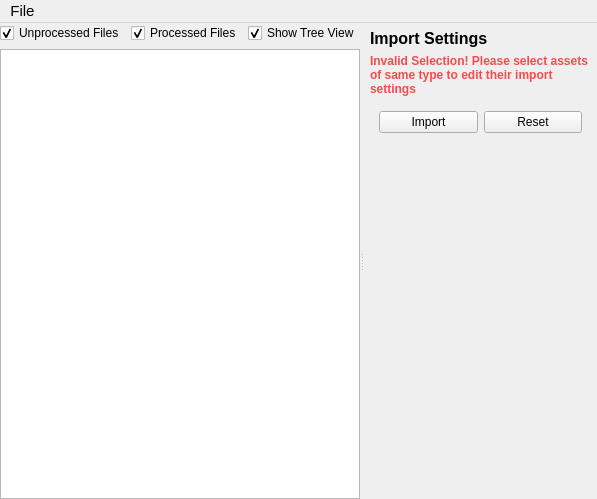
<?xml version="1.0" encoding="UTF-8"?>
<ui version="4.0">
 <class>AssetImporterWindow</class>
 <widget class="QMainWindow" name="AssetImporterWindow">
  <property name="geometry">
   <rect>
    <x>0</x>
    <y>0</y>
    <width>597</width>
    <height>499</height>
   </rect>
  </property>
  <property name="minimumSize">
   <size>
    <width>320</width>
    <height>480</height>
   </size>
  </property>
  <property name="windowTitle">
   <string>MainWindow</string>
  </property>
  <widget class="QWidget" name="centralwidget">
   <layout class="QVBoxLayout" name="verticalLayout_2">
    <property name="leftMargin">
     <number>0</number>
    </property>
    <property name="topMargin">
     <number>0</number>
    </property>
    <property name="rightMargin">
     <number>0</number>
    </property>
    <property name="bottomMargin">
     <number>0</number>
    </property>
    <item>
     <widget class="QSplitter" name="splitter">
      <property name="orientation">
       <enum>Qt::Horizontal</enum>
      </property>
      <widget class="QWidget" name="contentTreeParent" native="true">
       <layout class="QVBoxLayout" name="verticalLayout_4">
        <item>
         <layout class="QGridLayout" name="gridLayout">
          <property name="sizeConstraint">
           <enum>QLayout::SetDefaultConstraint</enum>
          </property>
          <item row="0" column="1">
           <widget class="QCheckBox" name="showProcessedFiles">
            <property name="sizePolicy">
             <sizepolicy hsizetype="Fixed" vsizetype="Fixed">
              <horstretch>0</horstretch>
              <verstretch>0</verstretch>
             </sizepolicy>
            </property>
            <property name="text">
             <string>Processed Files</string>
            </property>
            <property name="checked">
             <bool>true</bool>
            </property>
           </widget>
          </item>
          <item row="0" column="0">
           <widget class="QCheckBox" name="showUnprocessedFiles">
            <property name="sizePolicy">
             <sizepolicy hsizetype="Fixed" vsizetype="Fixed">
              <horstretch>0</horstretch>
              <verstretch>0</verstretch>
             </sizepolicy>
            </property>
            <property name="text">
             <string>Unprocessed Files</string>
            </property>
            <property name="checked">
             <bool>true</bool>
            </property>
           </widget>
          </item>
          <item row="0" column="2">
           <widget class="QCheckBox" name="showTreeView">
            <property name="sizePolicy">
             <sizepolicy hsizetype="Fixed" vsizetype="Fixed">
              <horstretch>0</horstretch>
              <verstretch>0</verstretch>
             </sizepolicy>
            </property>
            <property name="text">
             <string>Show Tree View</string>
            </property>
            <property name="checked">
             <bool>true</bool>
            </property>
           </widget>
          </item>
         </layout>
        </item>
        <item>
         <widget class="QTreeView" name="contentTreeView">
          <property name="selectionMode">
           <enum>QAbstractItemView::ExtendedSelection</enum>
          </property>
          <attribute name="headerVisible">
           <bool>false</bool>
          </attribute>
         </widget>
        </item>
       </layout>
      </widget>
      <widget class="QWidget" name="detailsPanel" native="true">
       <property name="minimumSize">
        <size>
         <width>200</width>
         <height>0</height>
        </size>
       </property>
       <layout class="QVBoxLayout" name="verticalLayout_3">
        <property name="leftMargin">
         <number>6</number>
        </property>
        <property name="topMargin">
         <number>6</number>
        </property>
        <property name="rightMargin">
         <number>6</number>
        </property>
        <property name="bottomMargin">
         <number>6</number>
        </property>
        <item>
         <widget class="QLabel" name="label">
          <property name="font">
           <font>
            <pointsize>12</pointsize>
            <bold>true</bold>
           </font>
          </property>
          <property name="text">
           <string>Import Settings</string>
          </property>
         </widget>
        </item>
        <item>
         <widget class="QLabel" name="incompatibleSelectionLabel">
          <property name="minimumSize">
           <size>
            <width>0</width>
            <height>30</height>
           </size>
          </property>
          <property name="font">
           <font>
            <bold>true</bold>
           </font>
          </property>
          <property name="styleSheet">
           <string notr="true">color: rgb(244, 76, 78);</string>
          </property>
          <property name="text">
           <string>Invalid Selection! Please select assets of same type to edit their import settings</string>
          </property>
          <property name="wordWrap">
           <bool>true</bool>
          </property>
         </widget>
        </item>
        <item>
         <layout class="QVBoxLayout" name="detailsPanelContent">
          <property name="spacing">
           <number>0</number>
          </property>
         </layout>
        </item>
        <item>
         <widget class="QWidget" name="detailsPanelButtonParent" native="true">
          <layout class="QHBoxLayout" name="horizontalLayout_2">
           <item>
            <widget class="QPushButton" name="importButton">
             <property name="text">
              <string>Import</string>
             </property>
            </widget>
           </item>
           <item>
            <widget class="QPushButton" name="resetButton">
             <property name="text">
              <string>Reset</string>
             </property>
            </widget>
           </item>
          </layout>
         </widget>
        </item>
        <item>
         <spacer name="verticalSpacer">
          <property name="orientation">
           <enum>Qt::Vertical</enum>
          </property>
          <property name="sizeHint" stdset="0">
           <size>
            <width>20</width>
            <height>40</height>
           </size>
          </property>
         </spacer>
        </item>
       </layout>
      </widget>
     </widget>
    </item>
   </layout>
  </widget>
  <widget class="QMenuBar" name="menubar">
   <property name="geometry">
    <rect>
     <x>0</x>
     <y>0</y>
     <width>597</width>
     <height>20</height>
    </rect>
   </property>
   <property name="font">
    <font>
     <pointsize>11</pointsize>
    </font>
   </property>
   <widget class="QMenu" name="menuFile">
    <property name="font">
     <font>
      <pointsize>11</pointsize>
     </font>
    </property>
    <property name="title">
     <string>File</string>
    </property>
    <addaction name="actionOpenFolder"/>
   </widget>
   <addaction name="menuFile"/>
  </widget>
  <action name="actionOpenFolder">
   <property name="text">
    <string>Open Folder</string>
   </property>
  </action>
 </widget>
 <resources/>
 <connections/>
</ui>
